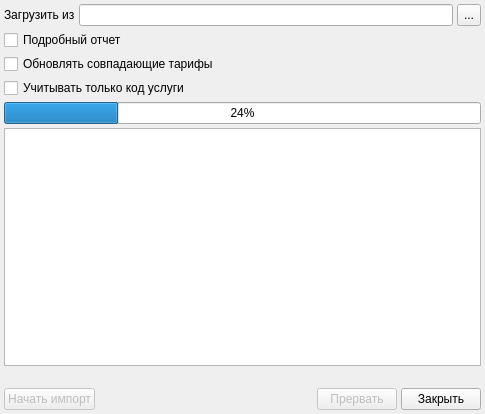
<?xml version="1.0" encoding="UTF-8"?>
<ui version="4.0">
 <class>ImportTariffsXML</class>
 <widget class="QDialog" name="ImportTariffsXML">
  <property name="geometry">
   <rect>
    <x>0</x>
    <y>0</y>
    <width>485</width>
    <height>414</height>
   </rect>
  </property>
  <property name="windowTitle">
   <string>Импорт тарифов для договора</string>
  </property>
  <layout class="QGridLayout" name="gridLayout">
   <property name="margin">
    <number>4</number>
   </property>
   <property name="spacing">
    <number>4</number>
   </property>
   <item row="4" column="0" colspan="2">
    <widget class="QCheckBox" name="chkOnlyCodes">
     <property name="toolTip">
      <string>Не учитывать различия в наименовании</string>
     </property>
     <property name="text">
      <string>Учитывать только код услуги</string>
     </property>
    </widget>
   </item>
   <item row="0" column="0">
    <widget class="QLabel" name="label">
     <property name="text">
      <string>Загрузить из</string>
     </property>
    </widget>
   </item>
   <item row="1" column="0" colspan="2">
    <widget class="QCheckBox" name="chkFullLog">
     <property name="text">
      <string>Подробный отчет</string>
     </property>
    </widget>
   </item>
   <item row="2" column="0" colspan="2">
    <widget class="QCheckBox" name="chkUpdateTariff">
     <property name="text">
      <string>Обновлять совпадающие тарифы</string>
     </property>
    </widget>
   </item>
   <item row="7" column="0" colspan="3">
    <widget class="QLabel" name="lblStatus">
     <property name="text">
      <string/>
     </property>
    </widget>
   </item>
   <item row="8" column="0" colspan="3">
    <layout class="QHBoxLayout">
     <property name="spacing">
      <number>4</number>
     </property>
     <property name="margin">
      <number>0</number>
     </property>
     <item>
      <widget class="QPushButton" name="btnImport">
       <property name="enabled">
        <bool>false</bool>
       </property>
       <property name="text">
        <string>Начать импорт</string>
       </property>
      </widget>
     </item>
     <item>
      <spacer>
       <property name="orientation">
        <enum>Qt::Horizontal</enum>
       </property>
       <property name="sizeHint" stdset="0">
        <size>
         <width>40</width>
         <height>20</height>
        </size>
       </property>
      </spacer>
     </item>
     <item>
      <widget class="QPushButton" name="btnAbort">
       <property name="enabled">
        <bool>false</bool>
       </property>
       <property name="text">
        <string>Прервать</string>
       </property>
      </widget>
     </item>
     <item>
      <widget class="QPushButton" name="btnClose">
       <property name="text">
        <string>Закрыть</string>
       </property>
      </widget>
     </item>
    </layout>
   </item>
   <item row="5" column="0" colspan="3">
    <widget class="CProgressBar" name="progressBar">
     <property name="value">
      <number>24</number>
     </property>
     <property name="orientation">
      <enum>Qt::Horizontal</enum>
     </property>
    </widget>
   </item>
   <item row="6" column="0" colspan="3">
    <widget class="QTextBrowser" name="logBrowser"/>
   </item>
   <item row="0" column="1">
    <widget class="QLineEdit" name="edtFileName"/>
   </item>
   <item row="0" column="2">
    <widget class="QToolButton" name="btnSelectFile">
     <property name="sizePolicy">
      <sizepolicy hsizetype="Fixed" vsizetype="Preferred">
       <horstretch>0</horstretch>
       <verstretch>0</verstretch>
      </sizepolicy>
     </property>
     <property name="text">
      <string>...</string>
     </property>
    </widget>
   </item>
  </layout>
 </widget>
 <customwidgets>
  <customwidget>
   <class>CProgressBar</class>
   <extends>QProgressBar</extends>
   <header>library/ProgressBar.h</header>
  </customwidget>
 </customwidgets>
 <tabstops>
  <tabstop>edtFileName</tabstop>
  <tabstop>btnSelectFile</tabstop>
  <tabstop>chkFullLog</tabstop>
  <tabstop>chkUpdateTariff</tabstop>
  <tabstop>chkOnlyCodes</tabstop>
  <tabstop>logBrowser</tabstop>
  <tabstop>btnImport</tabstop>
  <tabstop>btnAbort</tabstop>
  <tabstop>btnClose</tabstop>
 </tabstops>
 <resources/>
 <connections/>
</ui>
